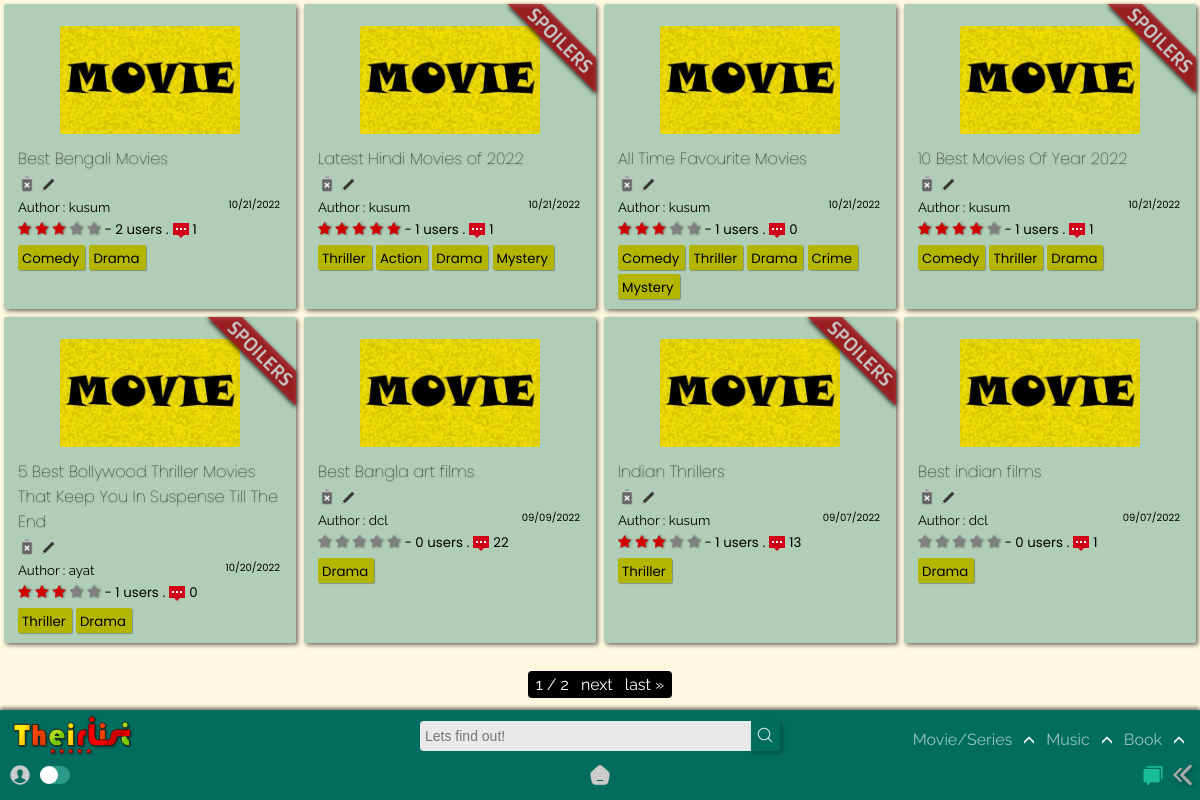
Screenshot of /home/list/ with the database file from the repository.
### app/models.py (models this page shows, shortened)
class List(models.Model):
    title = models.CharField(max_length=120)
    genre = models.ManyToManyField('Genre')
    creator = models.ForeignKey(User,on_delete=models.SET_NULL,blank=True, null=True)
    posted = models.DateTimeField(auto_now_add=True)
    content = RichTextField(null=True,default=' ')
    type = models.CharField(max_length=10,default="Movie")
    spoiler_choices = [(False, 'No'),(True, 'Yes')]
    spoiler = models.BooleanField(default=False,null=True, choices = spoiler_choices)
    slug = models.SlugField(max_length= 300,null=True, blank = True, unique=True)
    def average_rating(self) -> float:
        return Starr.objects.filter(list=self).aggregate(Avg("rate"))["rate__avg"] or 0
    def count_rating(self):
        return Starr.objects.filter(list=self).count()
    def count_comments(self):
        return Review.objects.filter(List=self).count()

class Genre(models.Model):
    name = models.CharField(max_length=150)
    def __str__(self):
        return self.name

### app/views.py (the view)
# urls.py: path('list/',TheirListView.as_view(),name = 'list'),
class TheirListView(ListView): #movies
    model = List
    paginate_by = 8
    template_name ='app/List_list.html'
    def get_queryset(self, *args, **kwargs):
        qs = super().get_queryset(*args, **kwargs)
        qs = qs.order_by("-id")
        return qs
    def get_context_data(self, **kwargs):
        context = super().get_context_data(**kwargs)
        modell = Review.objects.all()
        context["modam"] = modell
        return context

### templates/app/List_list.html (shortened to what this page needs)
{% extends "index.html" %}
{% load static %}
{% block content %}
<section>
  <div class="contain-sec" id="contain-sec8">
    {% for lola in object_list %}
    <div class="elements">
      <div class="thumb">
        <img src="{% static 'app/images/movie-poster.jpg' %}" width="100px" />
      </div>
      {% if lola.spoiler == True %}
          <div class="spoiler"><img src="{% static 'app/images/spoilerr.png' %}" width="100px" /></div>
      {% endif %}
      <div class="Title">
        <a href="{{lola.slug}}/"><h4 class="tit">{{lola.title}}</h4></a>
        {% if user.id == lola.creator.id %}
        <a href="{% url 'app:delete_movie' lola.slug %}"><img src ="{% static 'app/images/delete.png' %}"></a>
        <a href="{% url 'app:update_list' lola.slug %}"><img src ="{% static 'app/images/edit.png' %}"></a>
        {% else %}
        <img src ="{% static 'app/images/delete-dis.png' %}">
        <img src ="{% static 'app/images/edit-dis.png' %}">
        {% endif %}
      </div>
      <div class="Author">
        <small>Author : {{lola.creator.username}}<span>{{lola.posted|date:"SHORT_DATE_FORMAT"}}</span></small>
      </div>
      <div class="rating">
        <span class="star-headline">
          <span class="fa fa-star {% if lola.average_rating > 0 %} checked {% endif %}"></span>
          <span class="fa fa-star {% if lola.average_rating > 1 %} checked {% endif %}"></span>
          <span class="fa fa-star {% if lola.average_rating > 2 %} checked {% endif %}"></span>
          <span class="fa fa-star {% if lola.average_rating > 3 %} checked {% endif %}" ></span>
          <span class="fa fa-star {% if lola.average_rating > 4 %} checked {% endif %}"></span>
        </span>
        <small> - {{lola.count_rating}} users .<img class="comments_count" src="{% static 'app/images/comments.png' %}">{{lola.count_comments}}</small>
      </div>
        {% for tag in lola.genre.all %}
        <div class="Genre">
          <a href="{% url 'app:film' query=tag %}">
        <small>{{ tag }}</small>
          </a>
        </div>
          {% empty %}
          No tags!
        {% endfor %}
    </div>
    {% endfor %}
  </div>
  <div class="pagination_pages">
    <span class="step-links">
        <span class="current">
        {{ page_obj.number }} / {{ page_obj.paginator.num_pages }}
        </span>
        {% if page_obj.has_next %}
            <a href="?page={{ page_obj.next_page_number }}">next</a>
            <a href="?page={{ page_obj.paginator.num_pages }}">last &raquo;</a>
        {% endif %}
    </span>
  </div>
</section>
{% endblock content %}

### templates/index.html (shortened to what this page needs)
{% load static %}
<!DOCTYPE html>
<html lang="en">
  <head>
    <link rel="stylesheet" href="{% static 'app/css/desk.css' %}" />
    <link rel="stylesheet" href="{% static 'app/css/mobile.css' %}" />
    <link rel="stylesheet" href="{% static 'app/css/search.css' %}" />
    <link rel="stylesheet" href="{% static 'app/css/content_css.css' %}" />
    <link rel="stylesheet" href="https://cdnjs.cloudflare.com/ajax/libs/font-awesome/4.7.0/css/font-awesome.min.css">
  </head>
  <header>
    <nav class="nav" id="nav">
      <div class="logo"></div>
      <div class="wrap">
        <form method="GET" action="{% url 'app:search' %}">
        <div class="search">
          <input
            type="text"
            class="searchTerm"
            placeholder="Lets find out!"
            name="query"
            id="query"
          />
          <button type="submit" class="searchButton" id="query-btn">
            <img src="{% static 'app/images/search.png' %}">
          </button>
        </div>
      </form>
      </div>
    <div class="nav-menu-list">
        <ul class="nav-main-op">
            <li>
              <a href="{% url 'app:list' %}" class="moviesnseries">Movie/Series</a><span class="nav-movie-expand"><img src="{% static 'app/images/dropdown.png' %}" alt=""></span>
            </li>
            <li>
              <a href="{% url 'app:musiclist' %}">Music</a><span class="nav-music-expand"><img src="{% static 'app/images/dropdown.png' %}" alt=""></span>
            </li>
            <li>
              <a href="{% url 'app:booklist' %}">Book</a><span class="nav-book-expand"><img src="{% static 'app/images/dropdown.png' %}" alt=""></span>
            </li>
          </ul>
      </div>
    </nav>
  </header>
  <body id="body">
    {% block content %}
    {% endblock content %}
    <doc class="doc-bar" id="doc-bar">
        <div class="doc-stuff-left">
        <div class="user-doc-logo" title="authentication"><img src="{% static 'app/images/user.png' %}"></div>
        <label class="switch"  title="toggle dark/light mode">
          <span class="slider round"></span>
        </label>
      </div>
        <div class="doc-stuff-center"><a href="{% url 'app:all' %}" title="home"><img src="{% static 'app/images/home.png' %}" id="home"></a></div>
        <div class="doc-stuff-right">
          <a href="{% url 'app:chat' %}" title="Chat in the community"><img class="com-chat" src="{% static 'app/images/community.png' %}"></a>
          <button onClick="javascript:history.go(-1);" title="Go back"><img src="{% static 'app/images/back.png' %}" alt=""></button>
        </div>
    </doc>
  </body>
</html>

### static/app/css/desk.css (style rules this page uses)
:root { --rd: #D10000; --white: rgb(233, 233, 233); --rd2: #9DAAF2; --dark: #1d1d1d; --teal: rgb(0, 109, 94); }
button { cursor: pointer; }
* { -webkit-tap-highlight-color: transparent; margin: 0; padding: 0; box-sizing: border-box; }
button { filter: drop-shadow(2px 2px 2px #0000004b); }
body { -webkit-tap-highlight-color: transparent; background-color: #fff5d1ab; text-decoration: none; height: 100vh; display: flex; flex-direction: column; font-family: 'Raleway', sans-serif; }
.nav { position: fixed; display: flex; justify-content: space-between; flex-wrap: wrap; align-items: center; height: 52px; bottom: 38px; left: 0; right: 0; box-shadow: 0px -2px 4px #00000090; z-index: 10; background-color: var(--teal); }
.logo { position: absolute; top: 0px; left: 0px; height: 50px; width: 120px; margin: 2px 12px; }
.nav-menu-list { position: absolute; top: 10px; right: 0; margin: 0 16px; }
.nav-main-op { display: flex; flex-direction: row; margin-right: 0px; }
.nav-main-op a { margin: 0 12px; text-decoration: none; color: #FFFFFF96; font-size: 16px; transition: all 250ms ease-in-out; }
.nav-main-op li { font-size: 18px; list-style: none; margin: 8px auto; color: #FFFFFF96; cursor: pointer; }
.nav-movie-expand img, .nav-music-expand img, .nav-book-expand img { width: 10px; transform: rotate(180deg); }
.doc-bar { position: fixed; display: flex; flex-wrap: wrap; flex-direction: row; align-items: center; justify-content: space-between; height: 40px; padding-top: 0px; padding-bottom: 6px; left: 0; right: 0; bottom: 0; background-color: rgb(0, 109, 94); z-index: 12; }
.doc-stuff-left { display: flex; position: relative; justify-content: flex-start; align-items: center; width: 100px; padding: 3px 0px; margin-bottom: 0px; margin-left: 6px; }
.user-doc-logo { height: max-content; margin-left: 2px; }
.user-doc-logo img { height: 24px; width: auto; cursor: pointer; }
.doc-stuff-center { width: max-content; display: flex; justify-content: center; }
.switch { position: relative; display: inline-block; width: 30px; height: 18px; bottom: 2px; left: 8px; }
.slider { position: absolute; cursor: pointer; top: 0; left: 0; right: 0; bottom: 0; background-color: rgba(138, 255, 239, 0.315); -webkit-transition: .4s; transition: .4s; }
.slider:before { position: absolute; content: ""; height: 18px; width: 18px; left: 0px; bottom: 0px; background-color: white; -webkit-transition: .4s; transition: .4s; }
.slider.round { border-radius: 34px; }
.slider.round:before { border-radius: 50%; }
.doc-stuff-center img { height: 22px; }
.doc-stuff-right { justify-content: end; display: flex; width: 100px; position: relative; margin-right: 6px; }
.doc-stuff-right button { background: none; color: inherit; border: none; padding: 0; font: inherit; cursor: pointer; outline: inherit; }
.doc-stuff-right img { height: 22px; width: 22px }
.doc-stuff-right .com-chat { margin-right: 8px; }
.Title img { height: 18px!important; }
.Genre small { padding: 0 0; margin-right: 2px; }
.fa { color: grey; filter: drop-shadow(1px 0px 1px rgba(0, 0, 0, 0.493)); }
.star-headline .checked { color: #D10000; }
.star-headline span { font-size: 14px; }
.comments_count { height: 16px; margin-bottom: -4px; margin-left: 4px; margin-right: 4px; }

### staticfiles/app/css/search.css (style rules this page uses)
.search { width: 100%; position: relative; display: flex; }
.searchTerm { width: 100%; border: none; border-right: none; padding: 5px; height: 30px; border-radius: 4px 0 0 4px; outline: none; color: #9dbfaf; background-color: var(--white); font-size: 14px; }
.searchButton { width: 32px; height: 30px; border: none; background-color: var(--teal); text-align: center; color: white; border-radius: 0 2px 2px 0; cursor: pointer; font-size: 20px; transition: all 250ms ease-in-out; }
.searchButton img { height: 16px; }
.wrap { width: 30%; position: absolute; top: 50%; left: 50%; transform: translate(-50%, -50%); }

### templates/app/List_list.html (style rules this page uses)
.Title img { height: 14px; }

### rows the page displays
List: title "Best Bengali Movies", creator.username "kusum", posted "10/21/2022", count_rating "2", count_comments "1"
Genre: name "Comedy"
Genre: name "Drama"
List: spoiler True (drawn), title "Latest Hindi Movies of 2022", creator.username "kusum", posted "10/21/2022", count_rating "1", count_comments "1"
Genre: name "Thriller"
Genre: name "Action"
Genre: name "Mystery"
List: title "All Time Favourite Movies", creator.username "kusum", posted "10/21/2022", count_rating "1", count_comments "0"
Genre: name "Crime"
List: spoiler True (drawn), title "10 Best Movies Of Year 2022", creator.username "kusum", posted "10/21/2022", count_rating "1", count_comments "1"
List: spoiler True (drawn), title "5 Best Bollywood Thriller Movies That Keep You In Suspense Till The End", creator.username "ayat", posted "10/20/2022", count_rating "1", count_comments "0"
List: title "Best Bangla art films", creator.username "dcl", posted "09/09/2022", count_rating "0", count_comments "22"
List: spoiler True (drawn), title "Indian Thrillers", creator.username "kusum", posted "09/07/2022", count_rating "1", count_comments "13"
List: title "Best indian films", creator.username "dcl", posted "09/07/2022", count_rating "0", count_comments "1"

### other values shown
{{ page_obj.number }} "1"
{{ page_obj.paginator.num_pages }} "2"
